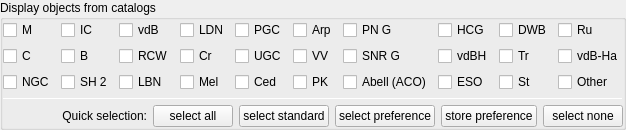
           <widget class="QGroupBox" name="groupDSOCatalogs">
            <property name="title">
             <string>Display objects from catalogs</string>
            </property>
            <layout class="QGridLayout" name="gridLayout_10">
             <property name="leftMargin">
              <number>0</number>
             </property>
             <property name="topMargin">
              <number>0</number>
             </property>
             <property name="rightMargin">
              <number>0</number>
             </property>
             <property name="bottomMargin">
              <number>0</number>
             </property>
             <property name="spacing">
              <number>6</number>
             </property>
             <item row="4" column="0" colspan="10">
              <layout class="QHBoxLayout" name="horizontalLayout">
               <item>
                <widget class="QLabel" name="label">
                 <property name="sizePolicy">
                  <sizepolicy hsizetype="Expanding" vsizetype="Preferred">
                   <horstretch>0</horstretch>
                   <verstretch>0</verstretch>
                  </sizepolicy>
                 </property>
                 <property name="text">
                  <string>Quick selection:</string>
                 </property>
                 <property name="alignment">
                  <set>Qt::AlignRight|Qt::AlignTrailing|Qt::AlignVCenter</set>
                 </property>
                </widget>
               </item>
               <item>
                <widget class="QPushButton" name="selectAllCatalogs">
                 <property name="toolTip">
                  <string>Select all catalogs</string>
                 </property>
                 <property name="text">
                  <string>select all</string>
                 </property>
                </widget>
               </item>
               <item>
                <widget class="QPushButton" name="selectStandardCatalogs">
                 <property name="toolTip">
                  <string>Select standard catalogs (NGC/IC and M)</string>
                 </property>
                 <property name="text">
                  <string>select standard</string>
                 </property>
                </widget>
               </item>
               <item>
                <widget class="QPushButton" name="selectPreferredCatalogs">
                 <property name="text">
                  <string>select preference</string>
                 </property>
                </widget>
               </item>
               <item>
                <widget class="QPushButton" name="storePreferredCatalogs">
                 <property name="text">
                  <string>store preference</string>
                 </property>
                </widget>
               </item>
               <item>
                <widget class="QPushButton" name="selectNoneCatalogs">
                 <property name="toolTip">
                  <string>Deselect all catalogs</string>
                 </property>
                 <property name="text">
                  <string>select none</string>
                 </property>
                </widget>
               </item>
              </layout>
             </item>
             <item row="0" column="5">
              <widget class="QCheckBox" name="checkBoxArp">
               <property name="toolTip">
                <string>Atlas of Peculiar Galaxies (Arp, 1966)</string>
               </property>
               <property name="text">
                <string notr="true">Arp</string>
               </property>
               <attribute name="buttonGroup">
                <string notr="true">buttonGroupDisplayedDSOCatalogs</string>
               </attribute>
              </widget>
             </item>
             <item row="1" column="4">
              <widget class="QCheckBox" name="checkBoxUGC">
               <property name="toolTip">
                <string>The Uppsala General Catalogue of Galaxies</string>
               </property>
               <property name="text">
                <string notr="true">UGC</string>
               </property>
               <attribute name="buttonGroup">
                <string notr="true">buttonGroupDisplayedDSOCatalogs</string>
               </attribute>
              </widget>
             </item>
             <item row="2" column="2">
              <widget class="QCheckBox" name="checkBoxLBN">
               <property name="toolTip">
                <string>Lynds' Catalogue of Bright Nebulae (Lynds, 1965)</string>
               </property>
               <property name="text">
                <string notr="true">LBN</string>
               </property>
               <attribute name="buttonGroup">
                <string notr="true">buttonGroupDisplayedDSOCatalogs</string>
               </attribute>
              </widget>
             </item>
             <item row="1" column="2">
              <widget class="QCheckBox" name="checkBoxRCW">
               <property name="toolTip">
                <string>A catalogue of Hα-emission regions in the southern Milky Way (Rodgers+, 1960)</string>
               </property>
               <property name="text">
                <string notr="true">RCW</string>
               </property>
               <attribute name="buttonGroup">
                <string notr="true">buttonGroupDisplayedDSOCatalogs</string>
               </attribute>
              </widget>
             </item>
             <item row="2" column="1">
              <widget class="QCheckBox" name="checkBoxSh2">
               <property name="toolTip">
                <string>Catalogue of HII Regions (Sharpless, 1959)</string>
               </property>
               <property name="text">
                <string notr="true">SH 2</string>
               </property>
               <attribute name="buttonGroup">
                <string notr="true">buttonGroupDisplayedDSOCatalogs</string>
               </attribute>
              </widget>
             </item>
             <item row="2" column="0">
              <widget class="QCheckBox" name="checkBoxNGC">
               <property name="toolTip">
                <string>New General Catalogue of Nebulae and Clusters of Stars</string>
               </property>
               <property name="text">
                <string notr="true">NGC</string>
               </property>
               <attribute name="buttonGroup">
                <string notr="true">buttonGroupDisplayedDSOCatalogs</string>
               </attribute>
              </widget>
             </item>
             <item row="2" column="8">
              <widget class="QCheckBox" name="checkBoxSt">
               <property name="toolTip">
                <string>Stock Catalogue</string>
               </property>
               <property name="text">
                <string notr="true">St</string>
               </property>
               <attribute name="buttonGroup">
                <string notr="true">buttonGroupDisplayedDSOCatalogs</string>
               </attribute>
              </widget>
             </item>
             <item row="0" column="9">
              <widget class="QCheckBox" name="checkBoxRu">
               <property name="toolTip">
                <string>Ruprecht Catalogue</string>
               </property>
               <property name="text">
                <string notr="true">Ru</string>
               </property>
               <attribute name="buttonGroup">
                <string notr="true">buttonGroupDisplayedDSOCatalogs</string>
               </attribute>
              </widget>
             </item>
             <item row="2" column="6">
              <widget class="QCheckBox" name="checkBoxACO">
               <property name="toolTip">
                <string>A Catalog of Rich Clusters of Galaxies (Abell+, 1989)</string>
               </property>
               <property name="text">
                <string notr="true">Abell (ACO)</string>
               </property>
               <attribute name="buttonGroup">
                <string notr="true">buttonGroupDisplayedDSOCatalogs</string>
               </attribute>
              </widget>
             </item>
             <item row="2" column="3">
              <widget class="QCheckBox" name="checkBoxMel">
               <property name="toolTip">
                <string>A Catalogue of Star Clusters shown on Franklin-Adams Chart Plates (Melotte, 1915)</string>
               </property>
               <property name="text">
                <string notr="true">Mel</string>
               </property>
               <attribute name="buttonGroup">
                <string notr="true">buttonGroupDisplayedDSOCatalogs</string>
               </attribute>
              </widget>
             </item>
             <item row="1" column="5">
              <widget class="QCheckBox" name="checkBoxVV">
               <property name="toolTip">
                <string>The Catalogue of Interacting Galaxies (Vorontsov-Velyaminov+, 2001)</string>
               </property>
               <property name="text">
                <string notr="true">VV</string>
               </property>
               <attribute name="buttonGroup">
                <string notr="true">buttonGroupDisplayedDSOCatalogs</string>
               </attribute>
              </widget>
             </item>
             <item row="0" column="2">
              <widget class="QCheckBox" name="checkBoxVdB">
               <property name="toolTip">
                <string>Catalogue of Reflection Nebulae (van den Bergh, 1966)</string>
               </property>
               <property name="text">
                <string notr="true">vdB</string>
               </property>
               <attribute name="buttonGroup">
                <string notr="true">buttonGroupDisplayedDSOCatalogs</string>
               </attribute>
              </widget>
             </item>
             <item row="2" column="5">
              <widget class="QCheckBox" name="checkBoxPK">
               <property name="toolTip">
                <string>The Catalogue of Galactic Planetary Nebulae (Kohoutek, 2001)</string>
               </property>
               <property name="text">
                <string notr="true">PK</string>
               </property>
               <attribute name="buttonGroup">
                <string notr="true">buttonGroupDisplayedDSOCatalogs</string>
               </attribute>
              </widget>
             </item>
             <item row="1" column="3">
              <widget class="QCheckBox" name="checkBoxCr">
               <property name="toolTip">
                <string>Catalog of Open Galactic Clusters (Collinder, 1931)</string>
               </property>
               <property name="text">
                <string notr="true">Cr</string>
               </property>
               <attribute name="buttonGroup">
                <string notr="true">buttonGroupDisplayedDSOCatalogs</string>
               </attribute>
              </widget>
             </item>
             <item row="1" column="7">
              <widget class="QCheckBox" name="checkBoxVdBH">
               <property name="toolTip">
                <string>Catalogue of southern stars embedded in nebulosity (van den Bergh and Herbst, 1975)</string>
               </property>
               <property name="text">
                <string notr="true">vdBH</string>
               </property>
               <attribute name="buttonGroup">
                <string notr="true">buttonGroupDisplayedDSOCatalogs</string>
               </attribute>
              </widget>
             </item>
             <item row="0" column="7">
              <widget class="QCheckBox" name="checkBoxHCG">
               <property name="toolTip">
                <string>Hickson Compact Group (Hickson+, 1982)</string>
               </property>
               <property name="text">
                <string notr="true">HCG</string>
               </property>
               <attribute name="buttonGroup">
                <string notr="true">buttonGroupDisplayedDSOCatalogs</string>
               </attribute>
              </widget>
             </item>
             <item row="0" column="6">
              <widget class="QCheckBox" name="checkBoxPNG">
               <property name="toolTip">
                <string>The Strasbourg-ESO Catalogue of Galactic Planetary Nebulae (Acker+, 1992)</string>
               </property>
               <property name="text">
                <string notr="true">PN G</string>
               </property>
               <attribute name="buttonGroup">
                <string notr="true">buttonGroupDisplayedDSOCatalogs</string>
               </attribute>
              </widget>
             </item>
             <item row="0" column="8">
              <widget class="QCheckBox" name="checkBoxDWB">
               <property name="toolTip">
                <string>Catalogue and distances of optically visible H II regions (Dickel+, 1969)</string>
               </property>
               <property name="text">
                <string notr="true">DWB</string>
               </property>
               <attribute name="buttonGroup">
                <string notr="true">buttonGroupDisplayedDSOCatalogs</string>
               </attribute>
              </widget>
             </item>
             <item row="2" column="7">
              <widget class="QCheckBox" name="checkBoxESO">
               <property name="toolTip">
                <string>ESO/Uppsala Survey of the ESO(B) Atlas (Lauberts, 1982)</string>
               </property>
               <property name="text">
                <string notr="true">ESO</string>
               </property>
               <attribute name="buttonGroup">
                <string notr="true">buttonGroupDisplayedDSOCatalogs</string>
               </attribute>
              </widget>
             </item>
             <item row="1" column="6">
              <widget class="QCheckBox" name="checkBoxSNRG">
               <property name="toolTip">
                <string>A catalogue of Galactic supernova remnants (Green, 2014)</string>
               </property>
               <property name="text">
                <string notr="true">SNR G</string>
               </property>
               <attribute name="buttonGroup">
                <string notr="true">buttonGroupDisplayedDSOCatalogs</string>
               </attribute>
              </widget>
             </item>
             <item row="0" column="3">
              <widget class="QCheckBox" name="checkBoxLDN">
               <property name="toolTip">
                <string>Lynds' Catalogue of Dark Nebulae (Lynds, 1962)</string>
               </property>
               <property name="text">
                <string notr="true">LDN</string>
               </property>
               <attribute name="buttonGroup">
                <string notr="true">buttonGroupDisplayedDSOCatalogs</string>
               </attribute>
              </widget>
             </item>
             <item row="1" column="1">
              <widget class="QCheckBox" name="checkBoxB">
               <property name="toolTip">
                <string>Barnard's Catalogue of 349 Dark Objects in the Sky (Barnard, 1927)</string>
               </property>
               <property name="text">
                <string notr="true">B</string>
               </property>
               <attribute name="buttonGroup">
                <string notr="true">buttonGroupDisplayedDSOCatalogs</string>
               </attribute>
              </widget>
             </item>
             <item row="0" column="1">
              <widget class="QCheckBox" name="checkBoxIC">
               <property name="toolTip">
                <string>Index Catalogue of Nebulae and Clusters of Stars</string>
               </property>
               <property name="text">
                <string notr="true">IC</string>
               </property>
               <attribute name="buttonGroup">
                <string notr="true">buttonGroupDisplayedDSOCatalogs</string>
               </attribute>
              </widget>
             </item>
             <item row="2" column="9">
              <widget class="QCheckBox" name="checkBoxOther">
               <property name="text">
                <string comment="other catalogs">Other</string>
               </property>
               <attribute name="buttonGroup">
                <string notr="true">buttonGroupDisplayedDSOCatalogs</string>
               </attribute>
              </widget>
             </item>
             <item row="0" column="4">
              <widget class="QCheckBox" name="checkBoxPGC">
               <property name="toolTip">
                <string>Principal Galaxy Catalog</string>
               </property>
               <property name="text">
                <string notr="true">PGC</string>
               </property>
               <attribute name="buttonGroup">
                <string notr="true">buttonGroupDisplayedDSOCatalogs</string>
               </attribute>
              </widget>
             </item>
             <item row="2" column="4">
              <widget class="QCheckBox" name="checkBoxCed">
               <property name="toolTip">
                <string>Catalog of bright diffuse Galactic nebulae (Cederblad, 1946)</string>
               </property>
               <property name="text">
                <string notr="true">Ced</string>
               </property>
               <attribute name="buttonGroup">
                <string notr="true">buttonGroupDisplayedDSOCatalogs</string>
               </attribute>
              </widget>
             </item>
             <item row="1" column="9">
              <widget class="QCheckBox" name="checkBoxVdBHa">
               <property name="toolTip">
                <string>van den Bergh-Hagen Catalogue (Uniform survey of clusters in the Southern Milky Way; van den Bergh and Hagen, 1975)</string>
               </property>
               <property name="text">
                <string notr="true">vdB-Ha</string>
               </property>
               <attribute name="buttonGroup">
                <string notr="true">buttonGroupDisplayedDSOCatalogs</string>
               </attribute>
              </widget>
             </item>
             <item row="0" column="0">
              <widget class="QCheckBox" name="checkBoxM">
               <property name="toolTip">
                <string>Messier Catalogue</string>
               </property>
               <property name="text">
                <string notr="true">M</string>
               </property>
               <attribute name="buttonGroup">
                <string notr="true">buttonGroupDisplayedDSOCatalogs</string>
               </attribute>
              </widget>
             </item>
             <item row="1" column="8">
              <widget class="QCheckBox" name="checkBoxTr">
               <property name="toolTip">
                <string>Trumpler Catalogue</string>
               </property>
               <property name="text">
                <string notr="true">Tr</string>
               </property>
               <attribute name="buttonGroup">
                <string notr="true">buttonGroupDisplayedDSOCatalogs</string>
               </attribute>
              </widget>
             </item>
             <item row="1" column="0">
              <widget class="QCheckBox" name="checkBoxC">
               <property name="toolTip">
                <string>Caldwell Catalogue</string>
               </property>
               <property name="text">
                <string notr="true">C</string>
               </property>
               <attribute name="buttonGroup">
                <string notr="true">buttonGroupDisplayedDSOCatalogs</string>
               </attribute>
              </widget>
             </item>
             <item row="3" column="0" colspan="10">
              <widget class="Line" name="line">
               <property name="sizePolicy">
                <sizepolicy hsizetype="Minimum" vsizetype="Expanding">
                 <horstretch>0</horstretch>
                 <verstretch>0</verstretch>
                </sizepolicy>
               </property>
               <property name="minimumSize">
                <size>
                 <width>0</width>
                 <height>1</height>
                </size>
               </property>
               <property name="maximumSize">
                <size>
                 <width>16777215</width>
                 <height>1</height>
                </size>
               </property>
               <property name="orientation">
                <enum>Qt::Horizontal</enum>
               </property>
              </widget>
             </item>
            </layout>
           </widget>
